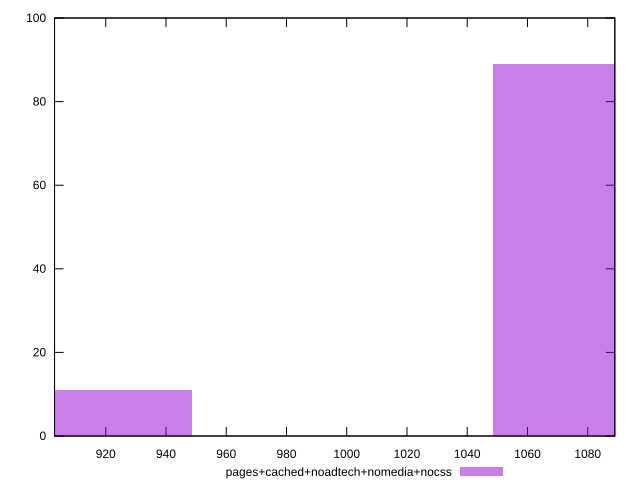

Recreate this plot in gnuplot.
reset

$pagesCachedNoadtechNomediaNocss <<EOF
1098.5410702316203 89
898.8063301895074 11
EOF

set key outside below
set boxwidth 99.86737002105639
set xrange [903:1089]
set yrange [0:100]
set trange [0:100]
set style fill transparent solid 0.5 noborder
set terminal svg size 640, 490 enhanced background rgb 'white'
set output "report_00017_2021-02-10T15-08-03.406Z/uses-rel-preload/comparison/histogram/4_vs_5.svg"

plot $pagesCachedNoadtechNomediaNocss title "pages+cached+noadtech+nomedia+nocss" with boxes

reset
